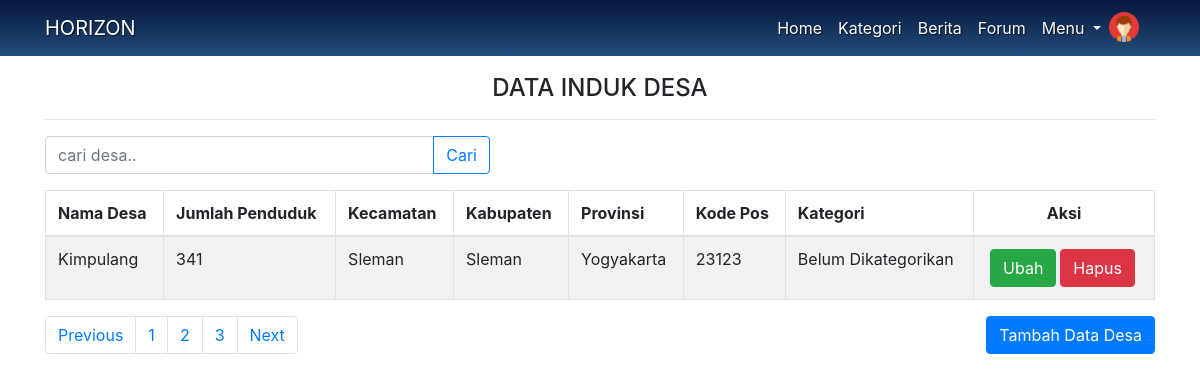
The page /index.php/controller/desa on the database as committed earlier.
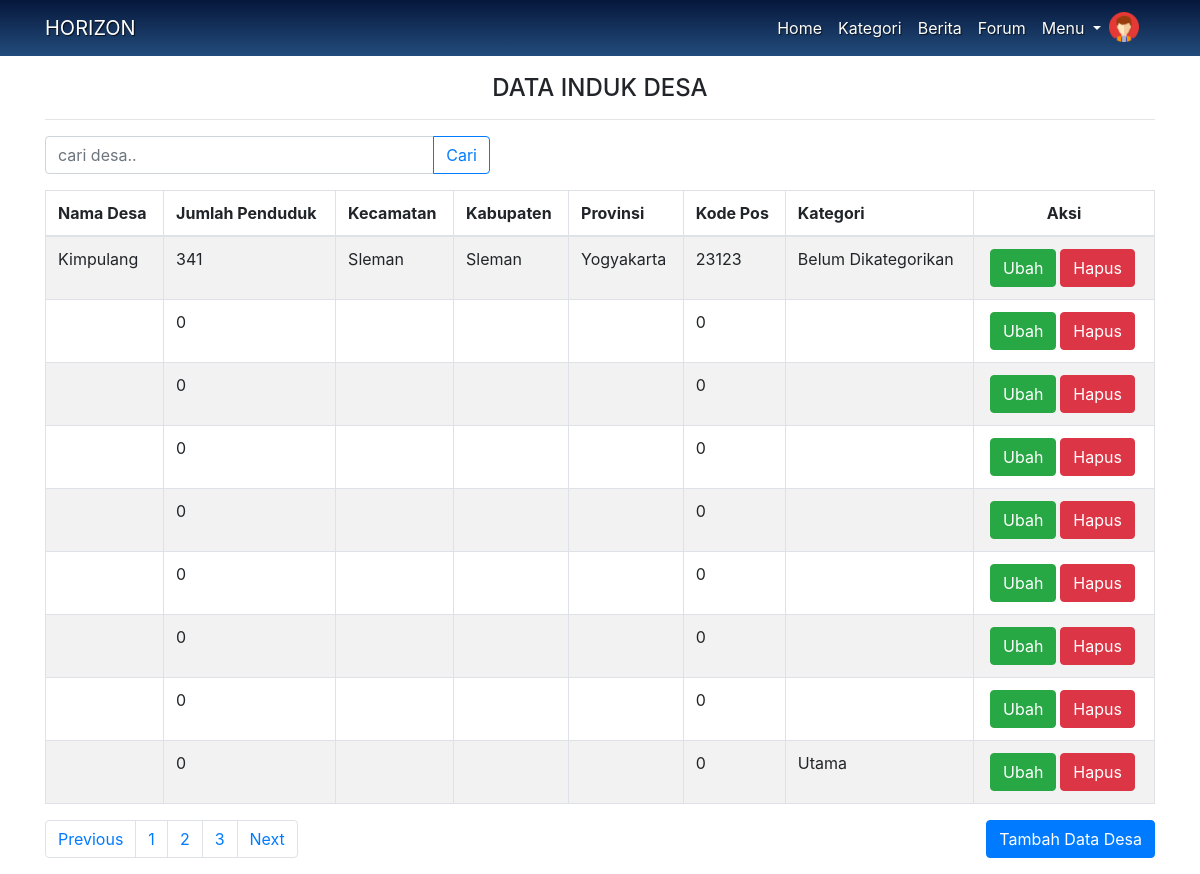
The same page on the database as committed later.
### tables this page shows
CREATE TABLE `m_data_destana` (
  `id_destana` int(11) NOT NULL,
  `nama_destana` varchar(100) NOT NULL,
  `nama_kepala_destana` varchar(100) NOT NULL,
  `jenis_destana` enum('Belum Dikategorikan','Utama','Madya','Pratama','Bukan Desa Tangguh Bencana') NOT NULL,
  `jumlah_penduduk` int(11) NOT NULL,
  `alamat` varchar(200) NOT NULL,
  `provinsi` varchar(50) NOT NULL,
  `kabupaten` varchar(50) NOT NULL,
  `kecamatan` varchar(50) NOT NULL,
  `kelurahan` varchar(50) NOT NULL,
  `kode_pos` int(15) NOT NULL
);

### application/controllers/controller.php (called while the page is built, shortened)
<?php
class controller extends CI_Controller {
	function __construct() {
		$this->load->library(array('form_validation'));
		$this->load->helper(array('form', 'url'));
		$this->load->model('M_model');
	}
	public function desa(){
		$desa = $this->M_model->GetDesa();
		$this->load->view('desa', array('desa' => $desa));
	}
}

### index.php (called while the page is built, shortened)
<?php
require_once BASEPATH.'core/CodeIgniter.php';

### application/models/M_model.php (called while the page is built, shortened)
<?php
class M_model extends CI_Model{
    public function GetDesa($where=""){
        $desa = $this->db->query('SELECT * FROM m_data_destana'.$where);
        return $desa->result_array();
    }
  }
  ?>

### application/views/desa.php (the view, shortened to what this page needs)
<?php require 'f_header.php'; ?>
    <div class="container mt-4 text-center" style="padding-top:50px">
      <h4>DATA INDUK DESA</h4><hr/>
    <div class="row mt-1">
      <div class="col-lg-5">
          <form action="" method="post">
            <div class="input-group">
              <input type="text" class="form-control" placeholder="cari desa.." name="keyword" autocomplete="off">
              <div class="input-group-append">
                <button class="btn btn-outline-primary" type="submit" id="tombolCari">Cari</button>
              </div>
            </div>
          </form>
        </div>
      </div>
      <div class="table-responsive">
        <table class="table table-bordered table-striped">
          <thead>
              <tr>
                <th>Nama Desa</th>
                <th>Jumlah Penduduk</th>
                <th>Kecamatan</th>
                <th>Kabupaten</th>
                <th>Provinsi</th>
                <th>Kode Pos</th>
                <th>Kategori</th>
                <th class="text-center">Aksi</th>
              </tr>
          </thead>
          <?php foreach ($desa as $d) { ?>
              <tr>
                <td><?= $d['nama_destana']; ?></td>
                <td><?= $d['jumlah_penduduk']; ?></td>
                <td><?= $d['kecamatan']; ?></td>
                <td><?= $d['kabupaten']; ?></td>
                <td><?= $d['provinsi']; ?></td>
                <td><?= $d['kode_pos']; ?></td>
                <td><?= $d['jenis_destana']; ?></td>
                <td>
                  <a class="btn btn-success float-left ml-1" href="<?= base_url()."controller/edit_data/".$d['id_destana'];?>">Ubah</a>
                  <a class="btn btn-danger float-left ml-1" href="<?= base_url()."controller/hapusdesa/".$d['id_destana'];?>" onclick="return confirm('Anda Yakin Ingin Menghapus Data Ini?')">Hapus</a>
                </td>
              </tr>
              <?php } ?>
            </table>
          </div>
          <div class="row">
            <div class="col-md-6">
            <nav aria-label="Page navigation example">
              <ul class="pagination col-auto">
                <li class="page-item"><a class="page-link" href="#">Previous</a></li>
                <li class="page-item"><a class="page-link" href="#">1</a></li>
                <li class="page-item"><a class="page-link" href="#">2</a></li>
                <li class="page-item"><a class="page-link" href="#">3</a></li>
                <li class="page-item"><a class="page-link" href="#">Next</a></li>
              </ul>
            </nav>
            </div>
          <div class="col-md-6 text-right">
            <a class="btn btn-primary" href="<?= base_url()."controller/tambahdesa";?>">Tambah Data Desa</a>
            </div>
          </div>
    </div>
<?php require 'footer.php'; ?>

### application/views/f_header.php (shortened to what this page needs)
<!doctype html>
<html lang="en">
  <head>
    <link rel="stylesheet" href="<?php echo base_url() ?>assets/css/bootstrap.css">
    <link rel="stylesheet" href="<?php echo base_url() ?>assets/style/header.css">
    <link rel="stylesheet" href="<?= base_url() ?>assets/style/login.css">
  </head>
  <body>
    <nav class="navbar fixed-top navbar-expand-lg navbar-dark fasilitator">
    <div class="container">
      <a class="navbar-brand" href="<?= base_url()."controller/fasilitator"; ?>">HORIZON</a>
      <div class="collapse navbar-collapse" id="navbarNavAltMarkup">
        <div class="navbar-nav ml-auto">
          <a class="nav-item nav-link active" href="<?= base_url()."controller/fasilitator"; ?>">Home <span class="sr-only">(current)</span></a>
          <a class="nav-item nav-link active" href="<?php echo base_url()."controller/kategori"; ?>">Kategori</a>
          <a class="nav-item nav-link active" href="<?php echo base_url()."controller/berita"; ?>">Berita</a>
          <a class="nav-item nav-link active" href="<?php echo base_url()."controller/forum"; ?>">Forum</a>
          <li class="nav-item dropdown">
            <a class="nav-link dropdown-toggle active" href="#" id="navbarDropdown" role="button" data-toggle="dropdown" aria-haspopup="true" aria-expanded="false">
              Menu
            </a>
          </li>
          <img src="<?= base_url()?>assets/img/p1.png" class="foto mt-1" alt="..." class="rounded-circle">
          <a class="nav-item nav-link active" href="<?= base_url()."controller/profil"?>"><?php echo $this->session->userdata('ses_nama')?></a>
        </div>
      </div>
    </div>
  </nav>

### application/views/footer.php (shortened to what this page needs)
    </body>
</html>

### assets/style/header.css (style rules this page uses)
.navbar { z-index: 1; }
.navbar-brand, .nav-link { color: rgb(253, 253, 253) !important; text-shadow: 1px 1px 1px rgba(0, 0, 0, 0.7); }
.fasilitator { background-image: linear-gradient(#06173b, #224c7c); }
html, body, #map-canvas { height: 100%; margin: 0; padding: 0; }
.foto { height: 30px; width: 30px; }
@media (min-width: 992px) { .foto { display: block; height: 30px; } }

Rows that differ between the two databases and show on the page:
added m_data_destana: jumlah_penduduk "0", kode_pos "0"
added m_data_destana: jumlah_penduduk "0", kode_pos "0"
added m_data_destana: jumlah_penduduk "0", kode_pos "0"
added m_data_destana: jumlah_penduduk "0", kode_pos "0"
added m_data_destana: jumlah_penduduk "0", kode_pos "0"
added m_data_destana: jumlah_penduduk "0", kode_pos "0"
added m_data_destana: jumlah_penduduk "0", kode_pos "0"
added m_data_destana: jumlah_penduduk "0", kode_pos "0", jenis_destana "Utama"
